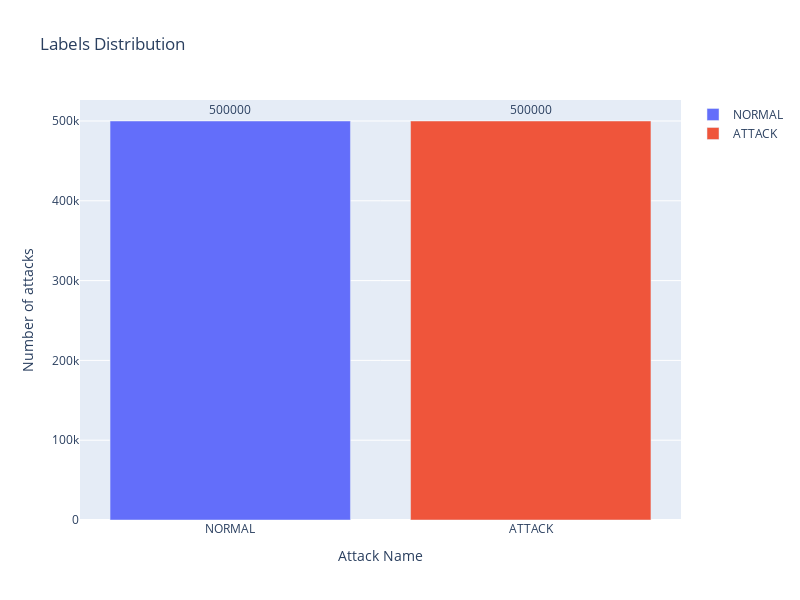

The notebook cell this image was saved under:
### Code cell
toTrainModel = shortData(withoutDuplicates, 500000, 500000).copy()
showAttackDistribution(toTrainModel[LABEL])

### Figure 1 — Plotly figure (JSON) as saved in the notebook; plotly's stock layout.template omitted (floating-point values rounded to 4 significant figures)
{"data": [{"name": "NORMAL", "orientation": "v", "text": "500000", "textposition": "outside", "type": "bar", "x": ["NORMAL"], "y": [500000]}, {"name": "ATTACK", "orientation": "v", "text": "500000", "textposition": "outside", "type": "bar", "x": ["ATTACK"], "y": [500000]}], "layout": {"height": 600, "title": {"text": "Labels Distribution"}, "width": 800, "xaxis": {"title": {"text": "Attack Name"}}, "yaxis": {"title": {"text": "Number of attacks"}}}}
